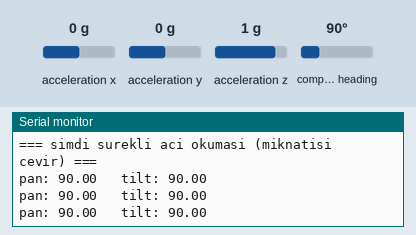
Simulated run of this sketch. Board: ESP32-S3. Shown: the last lines printed to the serial monitor. Wiring (inferred from the names in the program): AS5600 angle sensor at I2C address 0x36; MPU-9250 motion sensor at I2C address 0x68; MPU-9250 motion sensor at I2C address 0x69. Inputs (shaded band) come from the test bench; at power-on: compass heading 90°, acceleration x 0 g, acceleration y 0 g, acceleration z 1 g.

Above: at 6.6 s.
6.7 s: compass heading set to 7°
At 7.4 s:
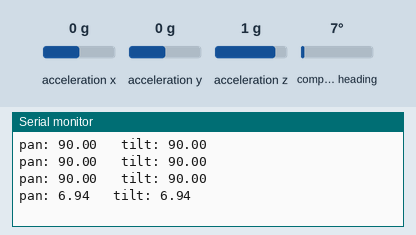
8.2 s: compass heading set to 180°
At 8.9 s:
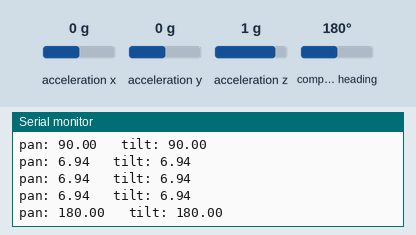
Timing chart, 0 to 11.2 s (numbered marks = the images above; inputs shaded):
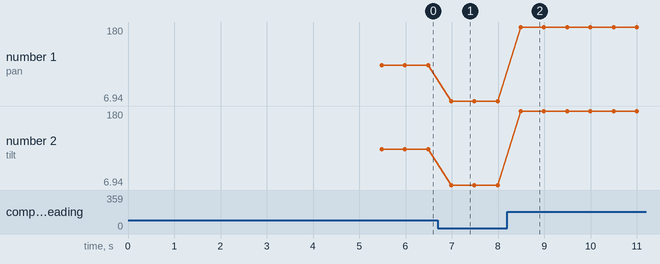

The sketch:

i2c_tarama_ikili.ino
```cpp
// (licence header left out)
#include <Wire.h>

#define SDA0 8
#define SCL0 9
#define SDA1 10
#define SCL1 11

#define AS5600 0x36
#define IMU    0x68
#define INA226 0x40

const char *tanim(uint8_t a) {
  switch (a) {
    case 0x36: return "AS5600 enkoder";
    case 0x40: return "INA226 akim/gerilim";
    case 0x68: return "IMU (MPU6500/9250)";
    case 0x69: return "IMU (AD0=1)";
    case 0x0C: return "AK8963 manyetometre";
    case 0x48: return "ADS1115";
    default:   return "?";
  }
}

int tara(TwoWire &w, const char *ad) {
  Serial.printf("\n--- %s taramasi ---\n", ad);
  int n = 0;
  for (uint8_t a = 1; a < 127; a++) {
    w.beginTransmission(a);
    if (w.endTransmission() == 0) {
      Serial.printf("  0x%02X  %s\n", a, tanim(a));
      n++;
    }
  }
  if (n == 0) Serial.println("  HIC CIHAZ YOK");
  return n;
}

bool reg8(TwoWire &w, uint8_t adr, uint8_t reg, uint8_t &val) {
  w.beginTransmission(adr);
  w.write(reg);
  if (w.endTransmission(false) != 0) return false;
  if (w.requestFrom((int)adr, 1) != 1) return false;
  val = w.read();
  return true;
}

bool reg16(TwoWire &w, uint8_t adr, uint8_t reg, uint16_t &val) {
  w.beginTransmission(adr);
  w.write(reg);
  if (w.endTransmission(false) != 0) return false;
  if (w.requestFrom((int)adr, 2) != 2) return false;
  val = ((uint16_t)w.read() << 8) | w.read();
  return true;
}

void as5600Teshis(TwoWire &w, const char *ad) {
  uint8_t st, agc;
  uint16_t ham;
  if (!reg8(w, AS5600, 0x0B, st)) { Serial.printf("%s: STATUS okunamadi\n", ad); return; }
  reg8(w, AS5600, 0x1A, agc);
  reg16(w, AS5600, 0x0C, ham);
  ham &= 0x0FFF;

  bool md = st & 0x20;   // miknatis algilandi
  bool ml = st & 0x10;   // cok zayif / uzak
  bool mh = st & 0x08;   // cok guclu / yakin

  Serial.printf("%s: STATUS=0x%02X  MD=%d ML=%d MH=%d | AGC=%3u | RAW=%4u (%6.2f derece)\n",
                ad, st, md, ml, mh, agc, ham, ham * 360.0 / 4096.0);
  if (!md)      Serial.printf("   -> MIKNATIS YOK ya da cok uzak\n");
  else if (ml)  Serial.printf("   -> miknatis ZAYIF: hava araligini azalt (hedef 0.5-2 mm)\n");
  else if (mh)  Serial.printf("   -> miknatis COK YAKIN: hava araligini artir\n");
  else if (agc < 32 || agc > 224)
                Serial.printf("   -> AGC uc bantta, hava araligi sinirda\n");
  else          Serial.printf("   -> OK\n");
}

void imuTeshis(TwoWire &w, uint8_t adr) {
  uint8_t who;
  if (!reg8(w, adr, 0x75, who)) { Serial.println("IMU: WHO_AM_I okunamadi"); return; }
  Serial.printf("IMU adresi: 0x%02X\n", adr);
  const char *m = "bilinmeyen";
  if (who == 0x71) m = "MPU9250";
  else if (who == 0x73) m = "MPU9255";
  else if (who == 0x70) m = "MPU6500";
  else if (who == 0x68) m = "MPU6050";
  Serial.printf("IMU: WHO_AM_I=0x%02X -> %s\n", who, m);

  // uyandir ve bir olcum al
  w.beginTransmission(adr); w.write(0x6B); w.write(0x00); w.endTransmission();
  delay(100);
  w.beginTransmission(adr); w.write(0x3B); w.endTransmission(false);
  if (w.requestFrom(adr, 6) == 6) {
    int16_t x = (w.read() << 8) | w.read();
    int16_t y = (w.read() << 8) | w.read();
    int16_t z = (w.read() << 8) | w.read();
    float ax = x / 16384.0, ay = y / 16384.0, az = z / 16384.0;
    float bg = sqrt(ax * ax + ay * ay + az * az);
    Serial.printf("IMU: ax=%+.2f ay=%+.2f az=%+.2f g  |vektor|=%.2f g", ax, ay, az, bg);
    Serial.println((bg > 0.85 && bg < 1.15) ? "  -> OK (1g bekleniyor)" : "  -> SUPHELI");
  }
}

void setup() {
  Serial.begin(115200);
  delay(5000);

  Serial.println("\n=== HSS cift I2C hatti taramasi ===");
  Serial.printf("I2C0: SDA=GPIO%d SCL=GPIO%d | I2C1: SDA=GPIO%d SCL=GPIO%d\n", SDA0, SCL0, SDA1, SCL1);

  Wire.begin(SDA0, SCL0);
  Wire1.begin(SDA1, SCL1);
  Wire.setClock(100000);
  Wire1.setClock(100000);

  int n0 = tara(Wire,  "I2C0 (GPIO8/9)");
  int n1 = tara(Wire1, "I2C1 (GPIO10/11)");

  Serial.println("\n--- teshis ---");
  bool pan = false, tilt = false;
  Wire.beginTransmission(AS5600);  pan  = (Wire.endTransmission()  == 0);
  Wire1.beginTransmission(AS5600); tilt = (Wire1.endTransmission() == 0);

  if (pan)  as5600Teshis(Wire,  "AS5600 pan  (I2C0)");
  else      Serial.println("AS5600 pan  (I2C0): YOK");
  if (tilt) as5600Teshis(Wire1, "AS5600 tilt (I2C1)");
  else      Serial.println("AS5600 tilt (I2C1): YOK");

  bool imuBulundu = false;
  TwoWire *hatlar[2] = {&Wire, &Wire1};
  const char *hatAd[2] = {"I2C0", "I2C1"};
  for (int h = 0; h < 2; h++) {
    for (uint8_t adr : {0x68, 0x69}) {
      hatlar[h]->beginTransmission(adr);
      if (hatlar[h]->endTransmission() == 0) {
        Serial.printf("IMU %s hattinda:\n", hatAd[h]);
        imuTeshis(*hatlar[h], adr);
        imuBulundu = true;
      }
    }
  }
  if (!imuBulundu) Serial.println("IMU: iki hatta da 0x68/0x69 yok");

  Serial.printf("\nozet: I2C0=%d cihaz, I2C1=%d cihaz\n", n0, n1);
  Serial.println("=== simdi surekli aci okumasi (miknatisi cevir) ===");
}

void loop() {
  uint16_t a0 = 0xFFFF, a1 = 0xFFFF;
  bool p = reg16(Wire,  AS5600, 0x0C, a0);
  bool t = reg16(Wire1, AS5600, 0x0C, a1);
  a0 &= 0x0FFF; a1 &= 0x0FFF;

  Serial.printf("pan: %s   tilt: %s\n",
    p ? String(a0 * 360.0 / 4096.0, 2).c_str() : "---",
    t ? String(a1 * 360.0 / 4096.0, 2).c_str() : "---");
  delay(500);
}
```

Measured:
- after the input at 6.7 s, the serial monitor: prints a new line after 0.29 s (image 1)
- after the input at 8.2 s, the serial monitor: prints a new line after 0.29 s (image 2)
- plotted number 1: 90 → 6.94 after the input at 6.7 s, 6.94 → 180 after the input at 8.2 s
- plotted number 2: 90 → 6.94 after the input at 6.7 s, 6.94 → 180 after the input at 8.2 s
